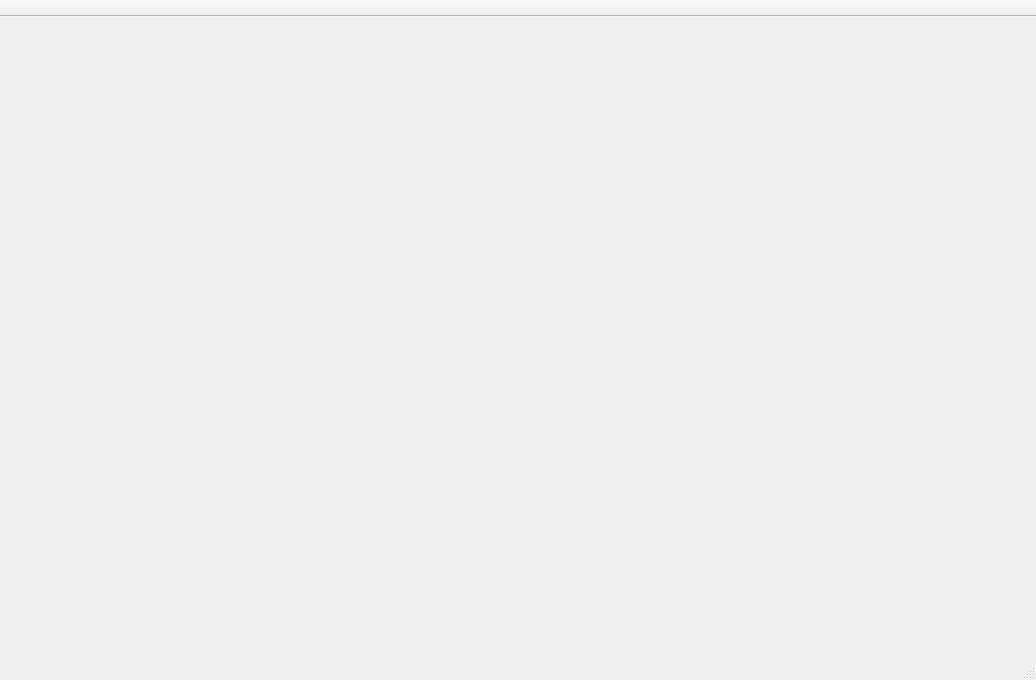
<?xml version="1.0" encoding="UTF-8"?>
<ui version="4.0">
 <class>CreatePaintNoteWindow</class>
 <widget class="QMainWindow" name="CreatePaintNoteWindow">
  <property name="geometry">
   <rect>
    <x>0</x>
    <y>0</y>
    <width>1036</width>
    <height>680</height>
   </rect>
  </property>
  <property name="windowTitle">
   <string>MainWindow</string>
  </property>
  <widget class="QWidget" name="centralwidget">
   <layout class="QVBoxLayout" name="verticalLayout">
    <property name="spacing">
     <number>0</number>
    </property>
    <property name="leftMargin">
     <number>0</number>
    </property>
    <property name="topMargin">
     <number>0</number>
    </property>
    <property name="rightMargin">
     <number>0</number>
    </property>
    <property name="bottomMargin">
     <number>0</number>
    </property>
    <item>
     <widget class="PaintingArea" name="canvas" native="true">
      <property name="sizePolicy">
       <sizepolicy hsizetype="Expanding" vsizetype="Expanding">
        <horstretch>0</horstretch>
        <verstretch>0</verstretch>
       </sizepolicy>
      </property>
      <property name="minimumSize">
       <size>
        <width>200</width>
        <height>200</height>
       </size>
      </property>
     </widget>
    </item>
   </layout>
  </widget>
  <widget class="QStatusBar" name="statusbar"/>
  <widget class="QToolBar" name="toolbar">
   <property name="windowTitle">
    <string>toolBar</string>
   </property>
   <property name="movable">
    <bool>false</bool>
   </property>
   <property name="iconSize">
    <size>
     <width>32</width>
     <height>32</height>
    </size>
   </property>
   <property name="floatable">
    <bool>false</bool>
   </property>
   <attribute name="toolBarArea">
    <enum>TopToolBarArea</enum>
   </attribute>
   <attribute name="toolBarBreak">
    <bool>false</bool>
   </attribute>
  </widget>
 </widget>
 <customwidgets>
  <customwidget>
   <class>PaintingArea</class>
   <extends>QWidget</extends>
   <header>Notessa.paint_note.PaintingArea</header>
   <container>1</container>
  </customwidget>
 </customwidgets>
 <resources/>
 <connections/>
</ui>
